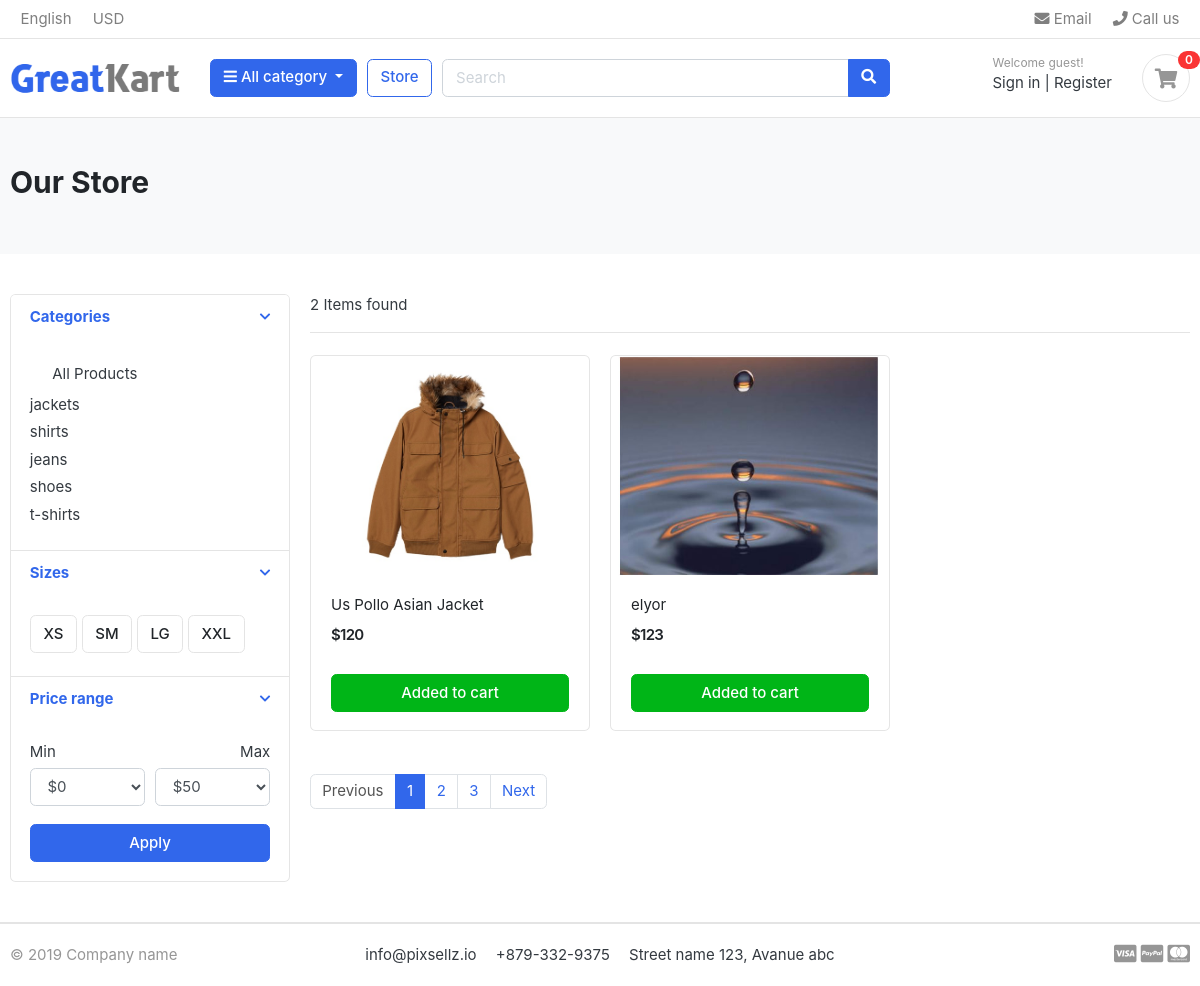
The page /store/jackets/ on the database its author committed.
### category/models.py (models this page shows, shortened)
class Category(models.Model):
    name=models.CharField(max_length=150,unique=True)
    description=models.TextField(blank=True)
    slug = models.SlugField(max_length=50, unique=True)
    image=models.ImageField(blank=True,upload_to='photo/category')
    def get_url(self):
        return  reverse('product_by_category',args=[self.slug])

### store/models.py (models this page shows, shortened)
class Product(models.Model):
    name = models.CharField(max_length=100, unique=True)
    slug = models.SlugField(max_length=100, unique=True)
    description = models.TextField(max_length=500, blank=True)
    price = models.IntegerField()
    image = models.ImageField(upload_to = 'photo/products')
    stock = models.IntegerField()
    is_available = models.BooleanField(default=True)
    category = models.ForeignKey(Category, on_delete=models.CASCADE)
    created_date = models.DateTimeField(auto_now_add=True)
    modified_date = models.DateTimeField(auto_now=True)
    def get_url(self):
        return  reverse('product_detail',args=[self.category.slug,self.slug])

### store/views.py (the view)
# urls.py: path('',StoreBaseView.as_view(),name='store'),
class StoreBaseView(View):
    def get(self,request,category_slug=None):
        product_count = Product.objects.count()
        products=Product.objects.filter(is_available=True)
        if category_slug is not  None:
            category=get_object_or_404(Category,slug=category_slug)
            products=Product.objects.filter(is_available=True,category=category)
            product_count = products.count()
        context={
             'products':products,
             'product_count':product_count
                }
        return render(request,'store.html',context)

### category/context_processors.py (called while the page is built)
def menu_links(request):
    categories = Category.objects.all()
    return dict(categories=categories)

### templates/store.html (shortened to what this page needs)
{% extends 'base.html' %}
{% load static %}
{% block content %}
<section class="section-pagetop bg">
<div class="container">
	<h2 class="title-page">Our Store </h2>
</div>
</section>
<section class="section-content padding-y">
<div class="container">
<div class="row">
	<aside class="col-md-3">
<div class="card">
	<article class="filter-group">
		<header class="card-header">
			<a href="#" data-toggle="collapse" data-target="#collapse_1" aria-expanded="true" class="">
				<i class="icon-control fa fa-chevron-down"></i>
				<h6 class="title">Categories</h6>
			</a>
		</header>
		<div class="filter-content collapse show" id="collapse_1" style="">
			<div class="card-body">
				<ul class="list-menu">
                    <li><a class="dropdown-item" href="{% url 'store' %}">All Products</a></li>
                    {% for category in categories %}
				 <li><a href="{{ category.get_url }}">    {{ category.name }}  </a></li>
				    {% endfor %}
				</ul>
			</div>
		</div>
	</article>
	<article class="filter-group">
		<header class="card-header">
			<a href="#" data-toggle="collapse" data-target="#collapse_4" aria-expanded="true" class="">
				<i class="icon-control fa fa-chevron-down"></i>
				<h6 class="title">Sizes </h6>
			</a>
		</header>
		<div class="filter-content collapse show" id="collapse_4" style="">
			<div class="card-body">
			  <label class="checkbox-btn">
			    <span class="btn btn-light"> XS </span>
			  </label>
			  <label class="checkbox-btn">
			    <span class="btn btn-light"> SM </span>
			  </label>
			  <label class="checkbox-btn">
			    <span class="btn btn-light"> LG </span>
			  </label>
			  <label class="checkbox-btn">
			    <span class="btn btn-light"> XXL </span>
			  </label>
		</div>
		</div>
	</article>
	<article class="filter-group">
		<header class="card-header">
			<a href="#" data-toggle="collapse" data-target="#collapse_3" aria-expanded="true" class="">
				<i class="icon-control fa fa-chevron-down"></i>
				<h6 class="title">Price range </h6>
			</a>
		</header>
		<div class="filter-content collapse show" id="collapse_3" style="">
			<div class="card-body">
				<div class="form-row">
				<div class="form-group col-md-6">
				  <label>Min</label>
				  	<select class="mr-2 form-control">
						<option value="0">$0</option>
					</select>
				</div>
				<div class="form-group text-right col-md-6">
				  <label>Max</label>
				  	<select class="mr-2 form-control">
						<option value="50">$50</option>
					</select>
				</div>
				</div>
				<button class="btn btn-block btn-primary">Apply</button>
			</div>
		</div>
	</article>
</div>
	</aside>
	<main class="col-md-9">
<header class="border-bottom mb-4 pb-3">
		<div class="form-inline">
			<span class="mr-md-auto">{{ product_count }} Items found </span>
		</div>
</header>
<div class="row">
    {% for product in products %}
	<div class="col-md-4">
		<figure class="card card-product-grid">
			<div class="img-wrap">
                    <img src={{ product.image.url }}>
			</div>
			<figcaption class="info-wrap">
				<div class="fix-height">
					<a href="{{ product.get_url }}" class="title">{{ product.name }}</a>
					<div class="price-wrap mt-2">
						<span class="price">${{ product.price }}</span>
					</div>
				</div>
				<a href="#" class="btn btn-block btn-success">Added to cart </a>
			</figcaption>
		</figure>
	</div>
    {% endfor %}
</div>
<nav class="mt-4" aria-label="Page navigation sample">
  <ul class="pagination">
    <li class="page-item disabled"><a class="page-link" href="#">Previous</a></li>
    <li class="page-item active"><a class="page-link" href="#">1</a></li>
    <li class="page-item"><a class="page-link" href="#">2</a></li>
    <li class="page-item"><a class="page-link" href="#">3</a></li>
    <li class="page-item"><a class="page-link" href="#">Next</a></li>
  </ul>
</nav>
	</main>
</div>
</div>
</section>
{% endblock content %}

### static/css/ui.css (style rules this page uses)
html { font-family: "Inter", sans-serif; font-size: 15px; }
.img-wrap { text-align: center; display: block; }
.img-wrap img { max-width: 100%; }
.price-wrap { letter-spacing: -0.7px; }
.padding-y { padding-top: 40px; padding-bottom: 40px; }
figure { margin-bottom: 0; }
article:after, .form-group:after { display: block; clear: both; content: ""; }
.bg { background-color: #f8f9fa; }
.title-page { color: #212529; }
.btn-light { background-color: #fff; border-color: #e4e4e4; }
[class*=list-] li:after { visibility: hidden; display: block; content: ""; overflow: hidden; height: 0; clear: both; }
.list-menu { list-style: none; margin: 0; padding-left: 0; }
.list-menu li { margin-bottom: 5px; }
.list-menu a { color: #343a40; }
[class*=card-product] a.title { color: #212529; display: block; }
[class*=card-product] .img-wrap { overflow: hidden; position: relative; }
[class*=card-product] .img-wrap img { height: 100%; max-width: 100%; width: auto; display: inline-block; -o-object-fit: cover; object-fit: cover; }
.card-product-grid { margin-bottom: 20px; }
.card-product-grid .img-wrap { border-radius: 0.2rem 0.2rem 0 0; height: 220px; }
.card-product-grid .info-wrap { overflow: hidden; padding: 18px 20px; }
.card-product-grid .fix-height { height: 80px; overflow: hidden; }
.card .img-wrap { overflow: hidden; }
.price { font-weight: 600; color: #212529; }
.icon-control { margin-top: 5px; float: right; font-size: 80%; }
.card-header .title { margin-bottom: 0; line-height: 1.5; }
.filter-group { border-bottom: 1px solid #e4e4e4; }
.filter-group .card-header { border-bottom: 0; }
.filter-group:last-child { border-bottom: 0; }
.checkbox-btn { position: relative; }
.section-pagetop { padding: 45px 0; }

### rows shown on the page
Category: name "jackets"
Category: name "shirts"
Category: name "jeans"
Category: name "shoes"
Category: name "t-shirts"
Product: image (picture), name "Us Pollo Asian Jacket", price "120"
Product: image (picture), name "elyor", price "123"

### other values the page prints
{{ product_count }} "2"
